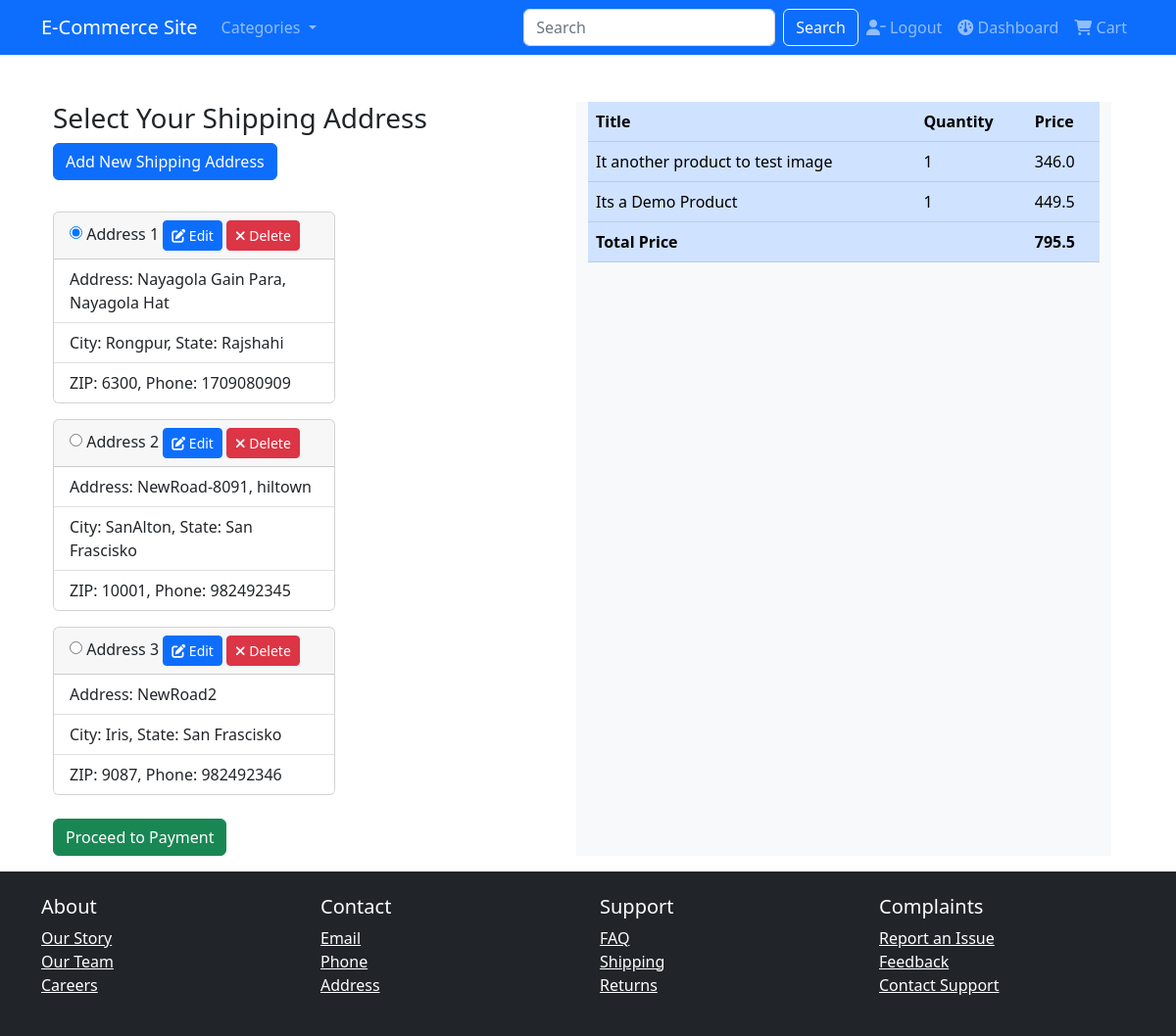
The app's page /product/chekout (signed in) with its own data.
### ecommerce/products/models.py (models this page shows, shortened)
class ShippingAddress(db.Model, UserMixin):
    __tablename__ = 'shipping_address'
    id = db.Column(db.Integer, primary_key=True)
    address = db.Column(db.String(50), nullable=False)
    city = db.Column(db.String(25), nullable=False)
    state = db.Column(db.String(25), nullable=False)
    zip_code = db.Column(db.Integer, nullable=False)
    phone = db.Column(db.Integer, nullable=False)
    user_id = db.Column(db.Integer, db.ForeignKey('user.id'), nullable=False)
    user = db.relationship('User', backref=db.backref('shippingaddress',lazy=True))
    created_at = db.Column(db.DateTime, default=datetime.now)
    updated_at = db.Column(db.DateTime, default=datetime.now, onupdate=datetime.now)

class CartItem(db.Model, UserMixin):
    id = db.Column(db.Integer, primary_key=True)
    product_id = db.Column(db.Integer, db.ForeignKey('products.id'), nullable=False)
    product = db.relationship('Products', backref=db.backref('cart_items', lazy=True))
    quantity = db.Column(db.Integer, default=1)
    created_at = db.Column(db.DateTime, default=datetime.now)
    cart_id = db.Column(db.Integer, db.ForeignKey('cart.id'), nullable=False)
    def get_cart_item_total_price(self):
        return self.quantity * self.product.price

class Products(db.Model, UserMixin):
    id = db.Column(db.Integer, primary_key=True)
    title = db.Column(db.String(250), nullable=False)
    product_desc = db.Column(db.Text, nullable=True)
    image = db.Column(db.String(250), nullable=True)  # Assuming storing image URL/path
    price = db.Column(db.Float, nullable=False)
    category_id = db.Column(db.Integer, db.ForeignKey('categories.id'), nullable=False)
    category = db.relationship('Categories', backref=db.backref('products', lazy=True))
    slug = db.Column(db.String(255), nullable=False, unique=True)
    created_at =  db.Column(db.DateTime, default=datetime.now)
    updated_at = db.Column(db.DateTime, default=datetime.now, onupdate=datetime.now)

### ecommerce/products/routes.py (the view, shortened to what this page needs)
@products_bp.route('/chekout', methods=['GET', 'POST'])
@login_required
def chekout():
    cart = Cart.query.filter_by(user_id=current_user.id).first()
    if cart is None:
        cart = Cart(user_id=current_user.id)
        db.session.add(cart)
        db.session.commit()
    cart_items = CartItem.query.filter_by(cart_id=cart.id).all()
    cart_total = cart.get_cart_total_price()
    user_addresses = user_saved_shipping_addresses()
    form = ShippingAddressForm()
    if form.validate_on_submit():
        address_obj = save_shipping_address(form)
        print(address_obj)
        flash('New address saved and proceeding to payment', 'success')
    return render_template('products/chekout.html',
                           title='Checkout',
                           cart_items=cart_items,
                           cart_total=cart_total,
                           form=form,
                           user_addresses=user_addresses
                           )

### ecommerce/products/forms.py
class ShippingAddressForm(FlaskForm):
    address = StringField('Address', validators=[DataRequired()])
    city = StringField('City', validators=[DataRequired()])
    state = StringField('State', validators=[DataRequired()])
    zip_code = IntegerField('Zip Code', validators=[DataRequired()])
    phone = IntegerField('Phone Number', validators=[DataRequired()])
    submit = SubmitField('Add Address')

### ecommerce/products/models.py (called while the page is built)
    def get_cart_total_price(self):
        return sum(item.product.price * item.quantity for item in self.items)

### ecommerce/products/routes.py (called while the page is built)
def user_saved_shipping_addresses():
    addresses = ShippingAddress.query.filter_by(user_id=current_user.id)
    return addresses

### ecommerce/users/models.py (called while the page is built)
@login_manager.user_loader
def load_user(user_id):
    return User.query.get(int(user_id))

### ecommerce/templates/products/chekout.html (shortened to what this page needs)
{% extends "base/base.html" %}
{% block content %}
<div class="container mt-5 row">
    <div class="shipping-address col-sm-6">
        <h3 class="">Select Your Shipping Address</h3>
        <button type="button" class="btn btn-primary mb-3" data-bs-toggle="modal" data-bs-target="#exampleModal">
            Add New Shipping Address
        </button>
        <form method="POST" action="{{ url_for('products_bp.chekout') }}">
            {% if user_addresses %}
                {% for address in user_addresses %}
                    <div class="user-address mt-3">
                        <div class="card" style="width: 18rem;">
                            <div class="card-header">
                                <input type="radio" name="selected_address" value="{{ address.id }}" {% if loop.index == 1 %}checked{% endif %}>
                                Address {{loop.index}}
                                <a href="{{ url_for('products_bp.edit_shipping_address', address_id=address.id) }}" class="btn btn-primary btn-sm">
                                    <i class="fas fa-edit"></i> Edit
                                </a>
                                <a href="{{ url_for('products_bp.delete_shipping_address', address_id=address.id) }}" class="btn btn-danger btn-sm">
                                    <i class="fas fa-remove"></i> Delete
                                </a>
                            </div>
                            <ul class="list-group list-group-flush">
                                <li class="list-group-item">Address: {{address.address}}</li>
                                <li class="list-group-item">City: {{address.city}}, State: {{address.state}}</li>
                                <li class="list-group-item">ZIP: {{address.zip_code}}, Phone: {{address.phone}}</li>
                            </ul>
                        </div>
                    </div>
                {% endfor %}
            {% endif %}
            <div class="form-group mt-2">
                <button type="submit" class="btn btn-success mt-3">Proceed to Payment</button>
            </div>
        </form>
    </div>
    <div class="order-summary bg-light col-sm-6">
        <div class="products">
            <div class="table-responsive">
                <table class="table table-primary">
                    <thead>
                        <tr>
                            <th scope="col">Title</th>
                            <th scope="col">Quantity</th>
                            <th scope="col">Price</th>
                        </tr>
                    </thead>
                    <tbody>
                        {% for cart_item in cart_items %}
                            <tr class="">
                                <td>{{ cart_item.product.title }}</td>
                                <td>{{ cart_item.quantity }}</td>
                                <td>{{ cart_item.get_cart_item_total_price() }}</td>
                            </tr>
                        {% endfor %}
                        <tr class='fw-bold'>
                            <td>Total Price</td>
                            <td></td>
                            <td>{{ cart_total }}</td>
                        </tr>
                    </tbody>
                </table>
            </div>
        </div>
    </div>
</div>
{% endblock content %}

### ecommerce/templates/base/base.html (shortened to what this page needs)
<!DOCTYPE html>
<html lang="en">
<head>
  <link rel="stylesheet" href="https://cdn.jsdelivr.net/npm/bootstrap@5.2.3/dist/css/bootstrap.min.css">
  <link rel="stylesheet" href="https://cdnjs.cloudflare.com/ajax/libs/font-awesome/6.2.1/css/all.min.css">
</head>
<body>
  <header>
    <nav class="navbar navbar-expand-lg navbar-dark bg-primary">
      <div class="container">
        <a class="navbar-brand" href="{{ url_for('home_bp.home') }}">E-Commerce Site</a>
        <div class="collapse navbar-collapse" id="navbarNav">
          <ul class="navbar-nav me-auto mb-2 mb-lg-0">
            <li class="nav-item dropdown">
              <a class="nav-link dropdown-toggle" href="#" id="navbarDropdown" role="button" data-bs-toggle="dropdown" aria-expanded="false">
                Categories
              </a>
            </li>
          </ul>
              <form class="d-flex" role="search" action="{{ url_for('home_bp.search_product') }}" method="GET">
                <input class="form-control me-2" type="search" name="query" placeholder="Search" aria-label="Search">
                <button class="btn btn-outline-light" type="submit">Search</button>
            </form>
          <ul class="navbar-nav">
            {% if current_user.is_authenticated %}
                <li class="nav-item">
                  <a class="nav-link" href="{{ url_for('user_bp.user_logout') }}"><i class="fas fa-user-minus"></i> Logout</a>
                </li>
                <li class="nav-item">
                  <a class="nav-link" href="{{ url_for('home_bp.user_dashboard') }}"><i class="fas fa-dashboard"></i> Dashboard</a>
                </li>
                <li class="nav-item">
                  <a class="nav-link" href="{{ url_for('products_bp.user_cart') }}"><i class="fas fa-shopping-cart"></i> Cart</a>
                </li>
            {% endif %}
          </ul>
        </div>
      </div>
    </nav>
  </header>
  <main>
    <div class="container my-3">
      {% block content %}
      {% endblock content %}
    </div>
  </main>
  <footer class="bg-dark text-white py-4">
    <div class="container">
      <div class="row">
        <div class="col-md-3">
          <h5>About</h5>
          <ul class="list-unstyled">
            <li><a href="#" class="text-white">Our Story</a></li>
            <li><a href="#" class="text-white">Our Team</a></li>
            <li><a href="#" class="text-white">Careers</a></li>
          </ul>
        </div>
        <div class="col-md-3">
          <h5>Contact</h5>
          <ul class="list-unstyled">
            <li><a href="#" class="text-white">Email</a></li>
            <li><a href="#" class="text-white">Phone</a></li>
            <li><a href="#" class="text-white">Address</a></li>
          </ul>
        </div>
        <div class="col-md-3">
          <h5>Support</h5>
          <ul class="list-unstyled">
            <li><a href="#" class="text-white">FAQ</a></li>
            <li><a href="#" class="text-white">Shipping</a></li>
            <li><a href="#" class="text-white">Returns</a></li>
          </ul>
        </div>
        <div class="col-md-3">
          <h5>Complaints</h5>
          <ul class="list-unstyled">
            <li><a href="#" class="text-white">Report an Issue</a></li>
            <li><a href="#" class="text-white">Feedback</a></li>
            <li><a href="#" class="text-white">Contact Support</a></li>
          </ul>
        </div>
      </div>
    </div>
  </footer>
</body>
</html>

### records on screen
ShippingAddress: address "Nayagola Gain Para, Nayagola Hat", city "Rongpur", state "Rajshahi", zip_code "6300", phone "1709080909"
ShippingAddress: address "NewRoad-8091, hiltown", city "SanAlton", state "San Frascisko", zip_code "10001", phone "982492345"
ShippingAddress: address "NewRoad2", city "Iris", state "San Frascisko", zip_code "9087", phone "982492346"
CartItem: product "It another product to test image", quantity "1", get_cart_item_total_price "346.0"
CartItem: product "Its a Demo Product", quantity "1", get_cart_item_total_price "449.5"

### other values on screen
{{ cart_total }} "795.5"
